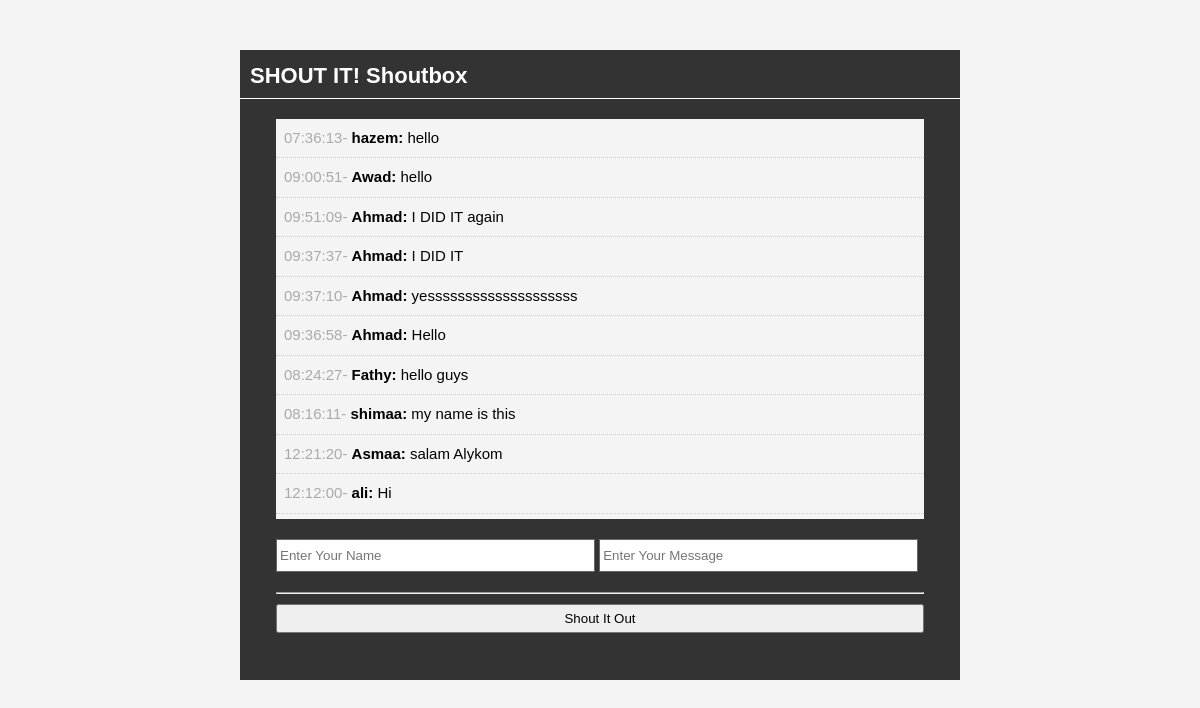
The page / on the database its author committed.
### tables this page shows
CREATE TABLE `shouts` (
  `id` int(11) NOT NULL,
  `user` varchar(50) NOT NULL,
  `message` text NOT NULL,
  `time` time NOT NULL
);

### index.php (the view, shortened to what this page needs)
<?php
	include 'database.php';
	$query = "SELECT * FROM shouts ORDER BY id DESC";
	$shouts = mysqli_query($con, $query);
?>
<!DOCTYPE html>
<html>
<head>
	<link rel="stylesheet" type="text/css" href="css/style.css">
</head>
<body>
	<div id="container">
		<header>
			<h1>SHOUT IT! Shoutbox</h1>
		</header>
		<div id="shouts">
			<ul>
				<?php while($row = mysqli_fetch_assoc($shouts)) : ?>
						<li class="shout">
							<span><?php echo $row['time'] ?>- </span>
							<strong><?php echo $row['user'] ?>: </strong>
							<?php echo $row['message'] ?></li>
				<?php endwhile ?>
			</ul>
		</div>
		<div id="input">
			<form method="post" action="process.php">
				<input type="text" name="user" placeholder="Enter Your Name">
				<input type="text" name="message" placeholder="Enter Your Message">
				<hr>
				<input class="shout-btn" type="submit" name="submit" value="Shout It Out">
			</form>
		</div>
	</div>
</body>
</html>

### css/style.css (style rules this page uses)
* { margin: 0; padding: 0; }
body { font-family: arial; font-size: 15px; line-height: 1.5em; background-color: #f4f4f4; }
#container { background-color: #333333; margin: 50px auto; overflow: auto; width: 60%; min-height: 630px; }
header h1 { color: white; font-size: 22px; padding: 15px 0 10px 10px; border-bottom: 1px solid white; }
#shouts { width: 90%; background-color: #f4f4f4; height: 400px; margin: 20px auto; overflow: auto; }
.shout { list-style: none; padding: 8px; border-bottom: 1px #cccccc dotted; }
.shout span { color:#aaaaaa; }
#input { width: 90%; min-height: 80px; margin: auto; padding: 0; }
#input input[type='text'] { height: 25px; width: 48%; padding: 3px; margin-bottom: 20px; border:1px #666666 solid; }
#input .shout-btn { padding: 5px; width: 100%; margin: 10px auto; }

### rows shown on the page
shouts: time "07:36:13", user "hazem", message "hello"
shouts: time "09:00:51", user "Awad", message "hello"
shouts: time "09:51:09", user "Ahmad", message "I DID IT again"
shouts: time "09:37:37", user "Ahmad", message "I DID IT"
shouts: time "09:37:10", user "Ahmad", message "yessssssssssssssssssss"
shouts: time "09:36:58", user "Ahmad", message "Hello"
shouts: time "08:24:27", user "Fathy", message "hello guys"
shouts: time "08:16:11", user "shimaa", message "my name is this"
shouts: time "12:21:20", user "Asmaa", message "salam Alykom"
shouts: time "12:12:00", user "ali", message "Hi"
